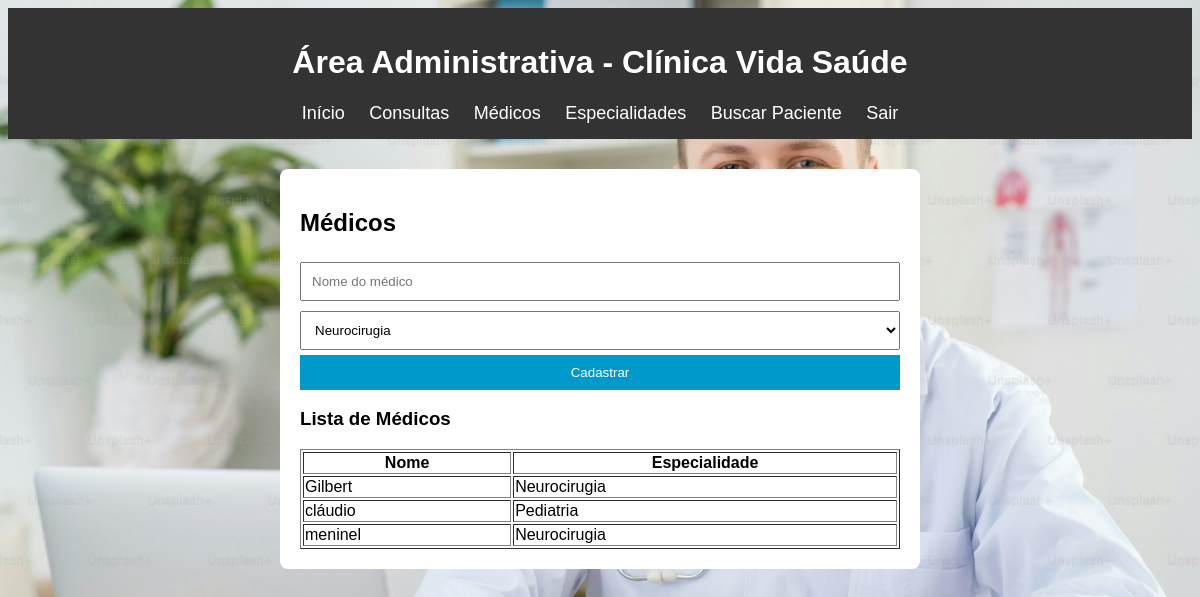
Screenshot of /admin/medicos.php (signed in) with the database file from the repository.
### tables this page shows
CREATE TABLE `medico` (
  `id` int(11) NOT NULL,
  `nome` varchar(100) NOT NULL,
  `especialidade_id` int(11) NOT NULL
);

CREATE TABLE `especialidade` (
  `id` int(11) NOT NULL,
  `nome` varchar(100) NOT NULL
);

### admin/medicos.php (the view, shortened to what this page needs)
<?php
include "../includes/conexao.php";
include "header.php";
$esps = mysqli_query($con, "SELECT * FROM especialidade");
$meds = mysqli_query($con, "SELECT medico.*, especialidade.nome AS esp
                            FROM medico
                            JOIN especialidade ON medico.especialidade_id=especialidade.id");
?>
<div class="container">
    <h2>Médicos</h2>
    <form method="POST">
        <input type="text" name="nome" placeholder="Nome do médico" required>
        <select name="especialidade" required>
            <?php while ($e = mysqli_fetch_assoc($esps)): ?>
                <option value="<?= $e['id'] ?>"><?= $e['nome'] ?></option>
            <?php endwhile; ?>
        </select>
        <button type="submit">Cadastrar</button>
    </form>
    <h3>Lista de Médicos</h3>
    <table border="1" width="100%">
        <tr><th>Nome</th><th>Especialidade</th></tr>
        <?php while ($m = mysqli_fetch_assoc($meds)): ?>
        <tr>
            <td><?= $m['nome'] ?></td>
            <td><?= $m['esp'] ?></td>
        </tr>
        <?php endwhile; ?>
    </table>
</div>

### css/estilo.css (style rules this page uses)
.container { width: 600px; margin: 30px auto; background: #fff; padding: 20px; border-radius: 8px; }
input, select { width: 100%; padding: 10px; margin: 5px 0; }
button { background: #0099cc; color: #fff; border: none; padding: 10px; width: 100%; cursor: pointer; }

### rows the page displays
medico: nome "Gilbert", especialidade.nome "Neurocirugia"
medico: nome "cláudio", especialidade.nome "Pediatria"
medico: nome "meninel", especialidade.nome "Neurocirugia"

### other values shown
form field especialidade "Neurocirugia"
